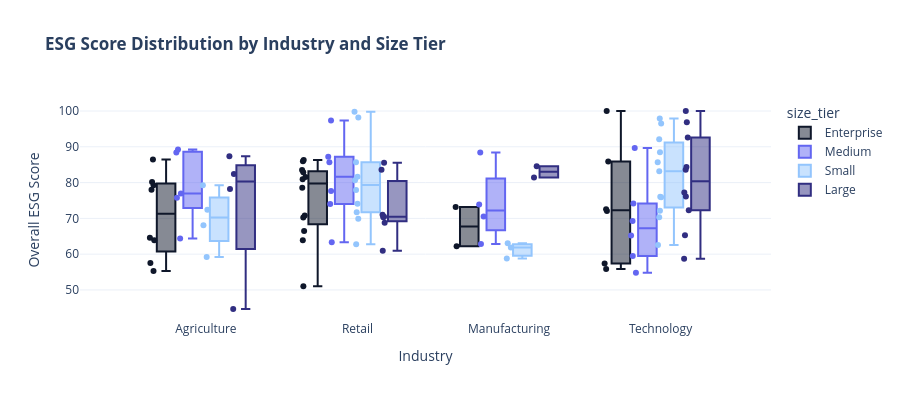

The code cell stored with this chart in its notebook:
### Code cell
# ── Box: overall_esg_score by industry, split by size ───────────────────────
fig_box = px.box(
    df_scores, x="industry", y="overall_esg_score",
    color="size_tier",
    color_discrete_map={"Small": "#93c5fd", "Medium": "#6366f1",
                        "Large": "#312e81", "Enterprise": "#0f172a"},
    points="all", notched=False,
    labels={"overall_esg_score": "Overall ESG Score", "industry": "Industry"},
    title="<b>ESG Score Distribution by Industry and Size Tier</b>",
    template="plotly_white", height=400
)
fig_box.show()

### Figure 1 — Plotly figure (JSON) as saved in the notebook; plotly's stock layout.template omitted (floating-point values rounded to 4 significant figures)
{"data": [{"alignmentgroup": "True", "boxpoints": "all", "hovertemplate": "size_tier=Enterprise<br>Industry=%{x}<br>Overall ESG Score=%{y}<extra></extra>", "legendgroup": "Enterprise", "marker": {"color": "#0f172a"}, "name": "Enterprise", "notched": false, "offsetgroup": "Enterprise", "orientation": "v", "showlegend": true, "type": "box", "x": ["Agriculture", "Retail", "Manufacturing", "Agriculture", "Agriculture", "Agriculture", "Retail", "Agriculture", "Technology", "Technology", "Retail", "Retail", "Agriculture", "Retail", "Retail", "Technology", "Retail", "Retail", "Technology", "Manufacturing", "Retail", "Technology", "Technology", "Agriculture", "Agriculture", "Retail", "Retail", "Retail"], "x0": " ", "xaxis": "x", "y": [57.55, 63.86, 73.19, 79.26, 63.89, 86.48, 85.99, 78.03, 55.87, 100.0, 86.31, 70.22, 80.17, 70.79, 66.47, 72.06, 80.94, 81.59, 85.87, 62.21, 83.54, 57.4, 72.53, 64.62, 55.27, 82.86, 51.02, 78.59], "y0": " ", "yaxis": "y"}, {"alignmentgroup": "True", "boxpoints": "all", "hovertemplate": "size_tier=Medium<br>Industry=%{x}<br>Overall ESG Score=%{y}<extra></extra>", "legendgroup": "Medium", "marker": {"color": "#6366f1"}, "name": "Medium", "notched": false, "offsetgroup": "Medium", "orientation": "v", "showlegend": true, "type": "box", "x": ["Manufacturing", "Retail", "Technology", "Technology", "Agriculture", "Technology", "Agriculture", "Retail", "Retail", "Agriculture", "Manufacturing", "Manufacturing", "Technology", "Retail", "Retail", "Technology", "Retail", "Manufacturing", "Technology", "Agriculture", "Agriculture"], "x0": " ", "xaxis": "x", "y": [62.86, 85.68, 59.46, 89.69, 64.39, 54.78, 75.78, 77.62, 87.22, 89.25, 70.49, 73.86, 69.26, 97.34, 74.05, 74.13, 63.33, 88.39, 65.21, 76.92, 88.4], "y0": " ", "yaxis": "y"}, {"alignmentgroup": "True", "boxpoints": "all", "hovertemplate": "size_tier=Small<br>Industry=%{x}<br>Overall ESG Score=%{y}<extra></extra>", "legendgroup": "Small", "marker": {"color": "#93c5fd"}, "name": "Small", "notched": false, "offsetgroup": "Small", "orientation": "v", "showlegend": true, "type": "box", "x": ["Technology", "Retail", "Technology", "Technology", "Retail", "Retail", "Retail", "Technology", "Retail", "Technology", "Technology", "Manufacturing", "Technology", "Technology", "Retail", "Technology", "Retail", "Agriculture", "Manufacturing", "Retail", "Agriculture", "Retail", "Agriculture", "Technology", "Retail", "Technology", "Agriculture", "Manufacturing"], "x0": " ", "xaxis": "x", "y": [72.1, 69.89, 83.19, 92.1, 77.9, 85.67, 81.63, 97.91, 80.68, 75.9, 85.68, 61.88, 62.57, 70.32, 74.07, 88.45, 98.2, 59.23, 63.06, 71.74, 72.43, 99.76, 68.11, 96.54, 62.77, 76.05, 79.26, 58.78], "y0": " ", "yaxis": "y"}, {"alignmentgroup": "True", "boxpoints": "all", "hovertemplate": "size_tier=Large<br>Industry=%{x}<br>Overall ESG Score=%{y}<extra></extra>", "legendgroup": "Large", "marker": {"color": "#312e81"}, "name": "Large", "notched": false, "offsetgroup": "Large", "orientation": "v", "showlegend": true, "type": "box", "x": ["Agriculture", "Technology", "Technology", "Agriculture", "Technology", "Manufacturing", "Technology", "Technology", "Agriculture", "Manufacturing", "Retail", "Technology", "Retail", "Technology", "Agriculture", "Retail", "Technology", "Retail", "Technology", "Retail", "Retail", "Retail", "Technology"], "x0": " ", "xaxis": "x", "y": [44.68, 83.56, 58.69, 87.34, 84.37, 84.56, 77.23, 100.0, 78.21, 81.43, 60.95, 65.31, 68.78, 72.28, 82.38, 70.33, 76.11, 85.51, 92.6, 83.58, 70.42, 70.99, 96.86], "y0": " ", "yaxis": "y"}], "layout": {"boxmode": "group", "height": 400, "legend": {"title": {"text": "size_tier"}, "tracegroupgap": 0}, "title": {"text": "<b>ESG Score Distribution by Industry and Size Tier</b>"}, "xaxis": {"anchor": "y", "domain": [0, 1], "title": {"text": "Industry"}}, "yaxis": {"anchor": "x", "domain": [0, 1], "title": {"text": "Overall ESG Score"}}}}
